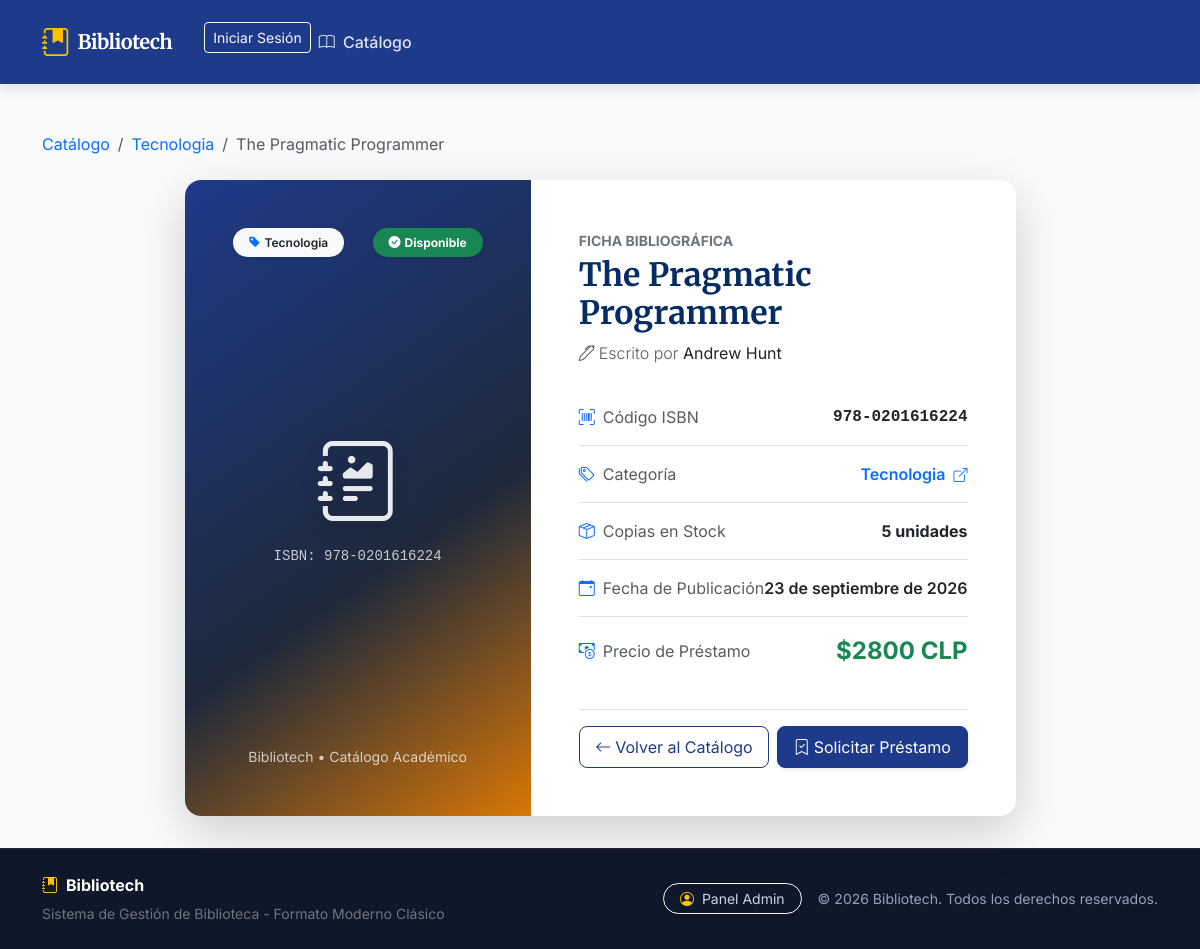
The page /libros/2/ on the database its author committed.
### biblioteca/models.py (models this page shows, shortened)
class Libro(models.Model):
    isbn = models.CharField(max_length=20, unique=True, verbose_name="ISBN")
    titulo = models.CharField(max_length=150, verbose_name='Título del Libro')
    autor = models.CharField(max_length=100, verbose_name='Autor')
    precio_prestamo = models.IntegerField(verbose_name='Precio Préstamo ($ CLP)')
    stock_copias = models.IntegerField(verbose_name='Copias Disponibles')
    disponible = models.BooleanField(default=True, verbose_name='Disponible')
    fecha_publicacion = models.DateField(verbose_name='Fecha de Publicación', null=True)
    categoria = models.ForeignKey(Categoria, on_delete=models.CASCADE, null=True, blank=True, related_name='libros')

class Categoria(models.Model):
    nombre = models.CharField(max_length=30, verbose_name="Nombre")
    descripcion = models.TextField(blank=True, null=True)

### biblioteca/views.py (the view)
# urls.py: path('libros/<int:pk>/', views.LibroDetailView.as_view(), name='detalle_libro'),
class LibroDetailView(DetailView):
    model = Libro
    template_name = 'templates_con_ia/detalle_libro.html'
    context_object_name = 'libro'

### biblioteca/templates/templates_con_ia/detalle_libro.html (shortened to what this page needs)
{% extends "templates_con_ia/base.html" %}
{% block content %}
<div class="container py-2">
    <nav aria-label="breadcrumb" class="mb-4">
        <ol class="breadcrumb">
            <li class="breadcrumb-item"><a href="{% url 'lista_libros' %}" class="text-decoration-none">Catálogo</a></li>
            {% if libro.categoria %}
            <li class="breadcrumb-item"><a href="{% url 'libros_por_categoria' libro.categoria.id %}" class="text-decoration-none">{{ libro.categoria.nombre }}</a></li>
            {% endif %}
            <li class="breadcrumb-item active text-truncate" aria-current="page" style="max-width: 250px;">{{ libro.titulo }}</li>
        </ol>
    </nav>
    <div class="row justify-content-center">
        <div class="col-lg-10 col-xl-9">
            <div class="card shadow-lg border-0 rounded-4 overflow-hidden bg-white">
                <div class="row g-0">
                    <div class="col-md-5 d-flex flex-column justify-content-between p-4 p-lg-5 text-white position-relative"
                         style="background: linear-gradient(145deg, #1E3A8A 0%, #1e293b 60%, #D97706 100%); min-height: 380px;">
                        <div class="d-flex justify-content-between align-items-start">
                            {% if libro.categoria %}
                            <a href="{% url 'libros_por_categoria' libro.categoria.id %}"
                               class="badge bg-light text-dark text-decoration-none px-3 py-2 rounded-pill fw-semibold shadow-sm">
                                <i class="bi bi-tag-fill text-primary me-1"></i>{{ libro.categoria.nombre }}
                            </a>
                            {% else %}
                            <span class="badge bg-light text-dark px-3 py-2 rounded-pill">General</span>
                            {% endif %}
                            <span class="badge {% if libro.disponible and libro.stock_copias > 0 %}bg-success{% else %}bg-danger{% endif %} px-3 py-2 rounded-pill shadow-sm">
                                {% if libro.disponible and libro.stock_copias > 0 %}
                                    <i class="bi bi-check-circle-fill me-1"></i>Disponible
                                {% else %}
                                    <i class="bi bi-x-circle-fill me-1"></i>No disponible
                                {% endif %}
                            </span>
                        </div>
                        <div class="text-center my-4">
                            <i class="bi bi-journal-richtext display-1" style="opacity: 0.9; filter: drop-shadow(0 6px 10px rgba(0,0,0,0.3));"></i>
                            <p class="font-monospace small mt-3 mb-0 opacity-75">ISBN: {{ libro.isbn }}</p>
                        </div>
                        <div class="text-center">
                            <small class="text-light opacity-75">Bibliotech &bull; Catálogo Académico</small>
                        </div>
                    </div>
                    <div class="col-md-7 p-4 p-lg-5 d-flex flex-column justify-content-between">
                        <div>
                            <span class="text-uppercase small tracking-wide text-secondary fw-bold">Ficha Bibliográfica</span>
                            <h1 class="h2 fw-bold text-primary-emphasis mt-1 mb-2">{{ libro.titulo }}</h1>
                            <p class="lead text-muted fs-6 mb-4">
                                <i class="bi bi-pen me-1"></i>Escrito por <strong class="text-dark">{{ libro.autor }}</strong>
                            </p>
                            <ul class="list-group list-group-flush mb-4">
                                <li class="list-group-item d-flex justify-content-between align-items-center px-0 py-3">
                                    <span class="text-muted"><i class="bi bi-upc-scan me-2 text-primary"></i>Código ISBN</span>
                                    <span class="font-monospace fw-semibold">{{ libro.isbn }}</span>
                                </li>
                                <li class="list-group-item d-flex justify-content-between align-items-center px-0 py-3">
                                    <span class="text-muted"><i class="bi bi-tags me-2 text-primary"></i>Categoría</span>
                                    {% if libro.categoria %}
                                    <a href="{% url 'libros_por_categoria' libro.categoria.id %}" class="fw-semibold text-decoration-none">
                                        {{ libro.categoria.nombre }} <i class="bi bi-box-arrow-up-right small ms-1"></i>
                                    </a>
                                    {% else %}
                                    <span class="text-muted">Sin categoría</span>
                                    {% endif %}
                                </li>
                                <li class="list-group-item d-flex justify-content-between align-items-center px-0 py-3">
                                    <span class="text-muted"><i class="bi bi-box-seam me-2 text-primary"></i>Copias en Stock</span>
                                    <span class="fw-bold {% if libro.stock_copias > 0 %}text-dark{% else %}text-danger{% endif %}">
                                        {{ libro.stock_copias }} unidades
                                    </span>
                                </li>
                                <li class="list-group-item d-flex justify-content-between align-items-center px-0 py-3">
                                    <span class="text-muted"><i class="bi bi-calendar-event me-2 text-primary"></i>Fecha de Publicación</span>
                                    <span class="fw-semibold">{{ libro.fecha_publicacion|date:"d \d\e F \d\e Y"|default:"No registrada" }}</span>
                                </li>
                                <li class="list-group-item d-flex justify-content-between align-items-center px-0 py-3">
                                    <span class="text-muted"><i class="bi bi-cash-coin me-2 text-primary"></i>Precio de Préstamo</span>
                                    <span class="fs-4 fw-bold text-success">${{ libro.precio_prestamo }} CLP</span>
                                </li>
                            </ul>
                        </div>
                        <div class="pt-3 border-top">
                            <div class="row g-2">
                                <div class="col-sm-6">
                                    <a href="{% url 'lista_libros' %}" class="btn btn-outline-primary w-100 py-2 rounded-3">
                                        <i class="bi bi-arrow-left me-1"></i>Volver al Catálogo
                                    </a>
                                </div>
                                <div class="col-sm-6">
                                    {% if libro.disponible and libro.stock_copias > 0 %}
                                    <button type="button" class="btn btn-primary w-100 py-2 rounded-3 shadow-sm" onclick="alert('Solicitud de préstamo registrada para: {{ libro.titulo|escapejs }}');">
                                        <i class="bi bi-bookmark-check me-1"></i>Solicitar Préstamo
                                    </button>
                                    {% else %}
                                    <button type="button" class="btn btn-secondary w-100 py-2 rounded-3" disabled>
                                        <i class="bi bi-x-circle me-1"></i>No Disponible
                                    </button>
                                    {% endif %}
                                </div>
                            </div>
                        </div>
                    </div>
                </div>
            </div>
        </div>
    </div>
</div>
{% endblock %}

### biblioteca/templates/templates_con_ia/base.html (style rules this page uses)
:root { --bibliotech-primary: #1E3A8A; --bibliotech-primary-dark: #172554; --bibliotech-secondary: #D97706; --bibliotech-accent: #0891B2; --bibliotech-bg: #F8FAFC; --bibliotech-surface: #FFFFFF; --bibliotech-success: #16A34A; --bibliotech-danger: #DC2626; --font-serif: 'Merriweather', Georgia, serif; --font-sans: 'Inter', -apple-system, BlinkMacSystemFont, "Segoe UI", Roboto, sans-serif; }
body { font-family: var(--font-sans); background-color: var(--bibliotech-bg); color: #1E293B; min-height: 100vh; display: flex; flex-direction: column; }
h1, h2, h3, h4, h5, h6, .font-serif, .navbar-brand { font-family: var(--font-serif); }
.btn-primary { background-color: var(--bibliotech-primary); border-color: var(--bibliotech-primary); }
.btn-outline-primary { color: var(--bibliotech-primary); border-color: var(--bibliotech-primary); }

### rows shown on the page
Libro: categoria.nombre "Tecnologia", titulo "The Pragmatic Programmer", isbn "978-0201616224", autor "Andrew Hunt", stock_copias "5", fecha_publicacion "23 de septiembre de 2026", precio_prestamo "2800"
